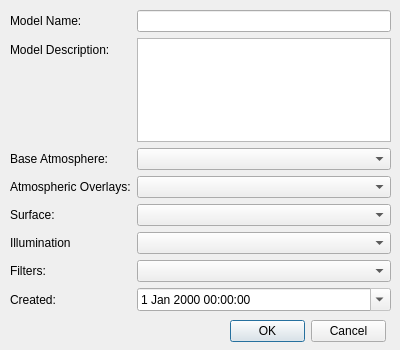
<?xml version="1.0" encoding="UTF-8"?>
<ui version="4.0">
 <class>frmModelProps</class>
 <widget class="QDialog" name="frmModelProps">
  <property name="geometry">
   <rect>
    <x>0</x>
    <y>0</y>
    <width>400</width>
    <height>350</height>
   </rect>
  </property>
  <property name="sizePolicy">
   <sizepolicy hsizetype="Fixed" vsizetype="Fixed">
    <horstretch>0</horstretch>
    <verstretch>0</verstretch>
   </sizepolicy>
  </property>
  <property name="minimumSize">
   <size>
    <width>400</width>
    <height>350</height>
   </size>
  </property>
  <property name="maximumSize">
   <size>
    <width>400</width>
    <height>350</height>
   </size>
  </property>
  <property name="windowTitle">
   <string>Model Properties</string>
  </property>
  <property name="windowIcon">
   <iconset resource="res.qrc">
    <normaloff>:/images/rtlogo</normaloff>:/images/rtlogo</iconset>
  </property>
  <widget class="QWidget" name="formLayoutWidget">
   <property name="geometry">
    <rect>
     <x>10</x>
     <y>10</y>
     <width>381</width>
     <height>301</height>
    </rect>
   </property>
   <layout class="QFormLayout" name="formLayout">
    <property name="sizeConstraint">
     <enum>QLayout::SetMinAndMaxSize</enum>
    </property>
    <property name="fieldGrowthPolicy">
     <enum>QFormLayout::AllNonFixedFieldsGrow</enum>
    </property>
    <item row="0" column="0">
     <widget class="QLabel" name="modelNameLabel">
      <property name="text">
       <string>Model Name:</string>
      </property>
     </widget>
    </item>
    <item row="0" column="1">
     <widget class="QLineEdit" name="modelNameLineEdit"/>
    </item>
    <item row="1" column="0">
     <widget class="QLabel" name="modelDescriptionLabel">
      <property name="text">
       <string>Model Description:</string>
      </property>
     </widget>
    </item>
    <item row="1" column="1">
     <widget class="QTextEdit" name="textEdit">
      <property name="tabChangesFocus">
       <bool>true</bool>
      </property>
     </widget>
    </item>
    <item row="2" column="0">
     <widget class="QLabel" name="baseAtmosphereLabel">
      <property name="text">
       <string>Base Atmosphere:</string>
      </property>
     </widget>
    </item>
    <item row="2" column="1">
     <widget class="QComboBox" name="baseAtmosphereComboBox"/>
    </item>
    <item row="3" column="0">
     <widget class="QLabel" name="atmosphericOverlaysLabel">
      <property name="text">
       <string>Atmospheric Overlays:</string>
      </property>
     </widget>
    </item>
    <item row="3" column="1">
     <widget class="QComboBox" name="atmosphericOverlaysComboBox"/>
    </item>
    <item row="4" column="0">
     <widget class="QLabel" name="surfaceLabel">
      <property name="text">
       <string>Surface:</string>
      </property>
     </widget>
    </item>
    <item row="4" column="1">
     <widget class="QComboBox" name="surfaceComboBox"/>
    </item>
    <item row="5" column="0">
     <widget class="QLabel" name="illuminationLabel">
      <property name="text">
       <string>Illumination</string>
      </property>
     </widget>
    </item>
    <item row="5" column="1">
     <widget class="QComboBox" name="illuminationComboBox"/>
    </item>
    <item row="6" column="0">
     <widget class="QLabel" name="filtersLabel">
      <property name="text">
       <string>Filters:</string>
      </property>
     </widget>
    </item>
    <item row="6" column="1">
     <widget class="QComboBox" name="filtersComboBox"/>
    </item>
    <item row="7" column="0">
     <widget class="QLabel" name="createdLabel">
      <property name="text">
       <string>Created:</string>
      </property>
     </widget>
    </item>
    <item row="7" column="1">
     <widget class="QDateTimeEdit" name="createdDateTimeEdit">
      <property name="readOnly">
       <bool>true</bool>
      </property>
      <property name="buttonSymbols">
       <enum>QAbstractSpinBox::UpDownArrows</enum>
      </property>
      <property name="calendarPopup">
       <bool>true</bool>
      </property>
     </widget>
    </item>
   </layout>
  </widget>
  <widget class="QDialogButtonBox" name="buttonBox">
   <property name="geometry">
    <rect>
     <x>230</x>
     <y>320</y>
     <width>156</width>
     <height>23</height>
    </rect>
   </property>
   <property name="standardButtons">
    <set>QDialogButtonBox::Cancel|QDialogButtonBox::Ok</set>
   </property>
  </widget>
 </widget>
 <resources>
  <include location="res.qrc"/>
 </resources>
 <connections>
  <connection>
   <sender>buttonBox</sender>
   <signal>rejected()</signal>
   <receiver>frmModelProps</receiver>
   <slot>close()</slot>
   <hints>
    <hint type="sourcelabel">
     <x>307</x>
     <y>331</y>
    </hint>
    <hint type="destinationlabel">
     <x>199</x>
     <y>174</y>
    </hint>
   </hints>
  </connection>
 </connections>
</ui>
